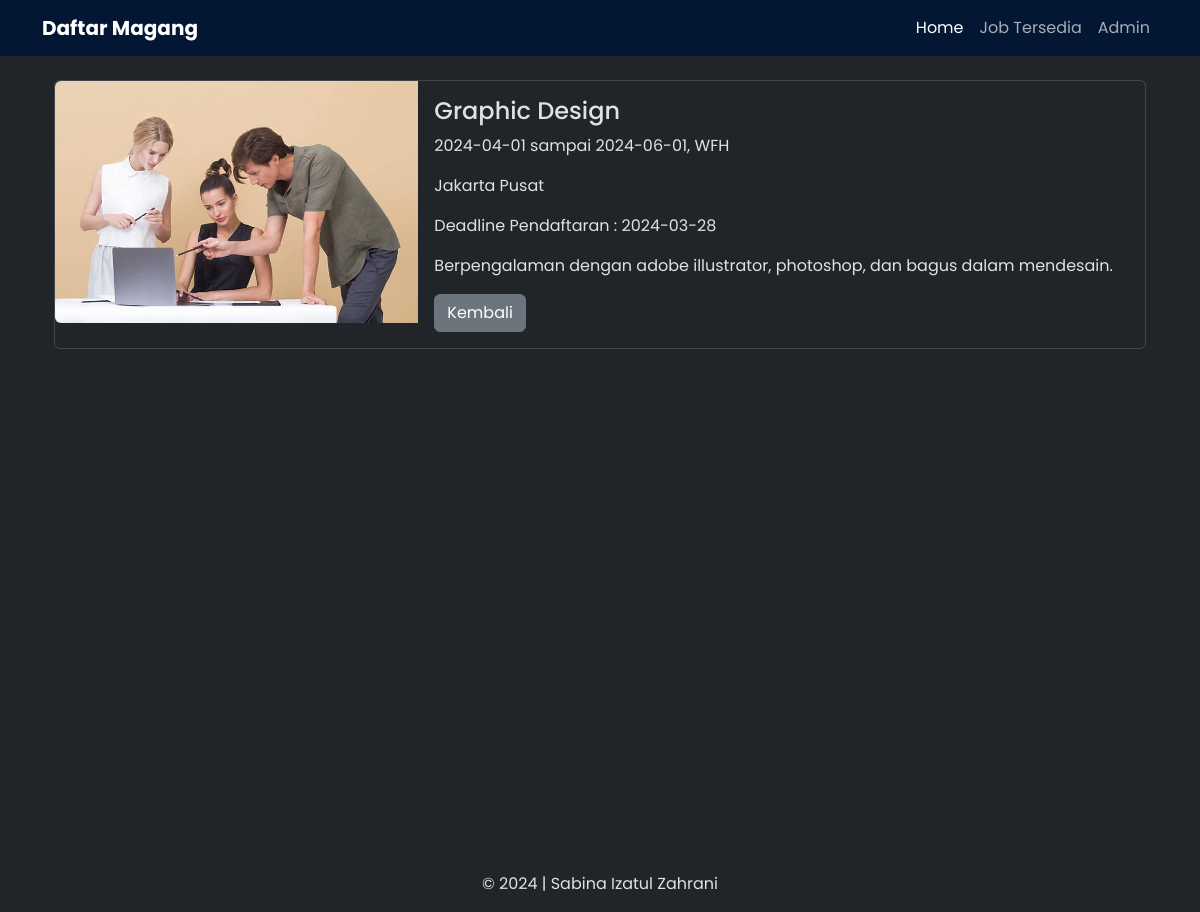
Screenshot of /public/job/detail/1 with the database file from the repository.
### tables this page shows
CREATE TABLE `job` (
  `id` int(11) NOT NULL,
  `nama` varchar(100) NOT NULL,
  `jobdesc` text NOT NULL,
  `jobstart` date NOT NULL,
  `jobend` date NOT NULL,
  `registerend` date NOT NULL,
  `jobadded` timestamp NOT NULL DEFAULT current_timestamp(),
  `lokasi` text NOT NULL,
  `workingtype` varchar(3) NOT NULL
);

### app/config/Controller.php (called while the page is built, shortened)
<?php
class Controller
{
    public function view($view, $data = [])
    {
        require_once '../app/views/' . $view . '.php';
    }
    function model($model) {
        return new $model;
    }
}

### app/controllers/Job.php (called while the page is built, shortened)
<?php
class Job extends Controller
{
    public function detail($id){
        $data['title'] = 'Detail Job';
        $data['job'] = $this->model('JobModel')->getjobById($id);
        $this->view('job/detail', $data);
    }
}

### app/config/App.php (called while the page is built, shortened)
<?php
class App
{
    protected $method = 'index';
    protected $params = [];
    public function __construct()
    {
        $url = $this->parseURL();
        if (!empty($url[0])) {
            if (file_exists('../app/controllers/' . $url[0] . '.php')) {
                unset($url[0]);
            }
        }
        $this->controller = new $this->controller;
        if (isset($url[1])) {
            if (method_exists($this->controller, $url[1])) {
                $this->method = $url[1];
                unset($url[1]);
            }
        }
        if (!empty($url)) {
            $this->params = array_values($url);
        }
        call_user_func_array([$this->controller, $this->method], $this->params);
    }
    public function parseURL()
    {
        if (isset($_GET['url'])) {
            $url = rtrim($_GET['url'], '/');
            $url = filter_var($url, FILTER_SANITIZE_URL);
            $url = explode('/', $url);
            return $url;
        }
    }
}

### public/index.php (called while the page is built, shortened)
<?php
$new = new App;

### app/config/Database.php (called while the page is built, shortened)
<?php
class Database
{
    private $host = DB_HOST;
    private $user = DB_USER;
    private $pass = DB_PASS;
    private $db_name = DB_NAME;
    private $dbh;
    private $stmt;
    public function __construct()
    {
        $dsn = 'mysql:host=' . $this->host . ';dbname=' . $this->db_name;
        $option = [
            PDO::ATTR_PERSISTENT => true,
            PDO::ATTR_ERRMODE => PDO::ERRMODE_EXCEPTION
        ];
        try {
            $this->dbh = new PDO($dsn, $this->user, $this->pass, $option);
        } catch (PDOException $e) {
            die($e->getMessage());
        }
    }
    public function query($query)
    {
        $this->stmt = $this->dbh->prepare($query);
    }
    public function bind($param, $value, $type = null)
    {
        if (is_null($type)) {
            switch (true) {
                default:
                    $type = PDO::PARAM_STR;
            }
        }
        $this->stmt->bindValue($param, $value, $type);
    }
    public function execute()
    {
        $this->stmt->execute();
    }
    public function single(){
        $this->execute();
        return $this->stmt->fetch(PDO::FETCH_ASSOC);
    }
}

### app/models/JobModel.php (called while the page is built, shortened)
<?php
class JobModel
{
    private $db;
    public function __construct()
    {
        $this->db = new Database;
    }
    public function getJobById($id)
    {
        $query = "SELECT * FROM job WHERE id = :id";
        $this->db->query($query);
        $this->db->bind(':id', $id);
        return $this->db->single();
    }
}

### app/views/job/detail.php (the view)
<div class="container">
    <div class="row">
        <div class="col-lg-12 mt-2">
            <div class="card mb-3">
                <div class="row g-0">
                    <div class="col-md-4">
                        <img src="../../../public/img/landing.jpg" class="img-fluid rounded-start" alt="Job">
                    </div>
                    <div class="col-md-8">
                        <div class="card-body">
                        <h4 class="card-title"><?= $data['job']['nama']; ?></h4>
                    <p class="card-text"><?= $data['job']['jobstart']; ?> sampai <?= $data['job']['jobend']; ?>, <?= $data['job']['workingtype']; ?></p>
                    <p class="card-text"><?= $data['job']['lokasi']; ?></p>
                    <p class="card-text">Deadline Pendaftaran : <?= $data['job']['registerend']; ?></p>
                    <p class="card-text"><?= $data['job']['jobdesc']; ?></p>
                    <a href="<?= BASE_URL; ?>job/index" class="btn btn-secondary">Kembali</a>
                        </div>
                    </div>
                </div>
            </div>
        </div>
    </div>
</div>

### app/views/templates/header.php (style rules this page uses)
* { font-family: 'Poppins', sans-serif; }

### rows the page displays
job: nama "Graphic Design", jobstart "2024-04-01", jobend "2024-06-01", workingtype "WFH", lokasi "Jakarta Pusat", registerend "2024-03-28", jobdesc "Berpengalaman dengan adobe illustrator, photoshop, dan bagus dalam mendesain."
